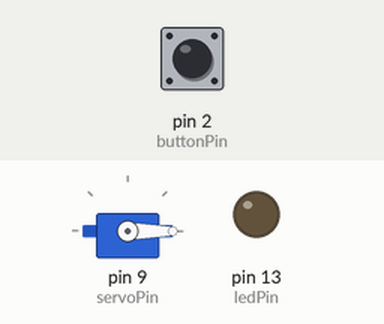
Recording of a sketch running on a simulated Arduino Uno, built with avr-gcc and run on an emulated ATmega328P. Parts: servo, output pins drawn as LEDs (lit = HIGH). The inputs (shaded band) are chosen by the test bench; at power-on: pin 2 (buttonPin) HIGH.

Above: at 1.2 s.
1.3 s: pin 2 (buttonPin) pulled LOW for 0.15 s
At 1.37 s:
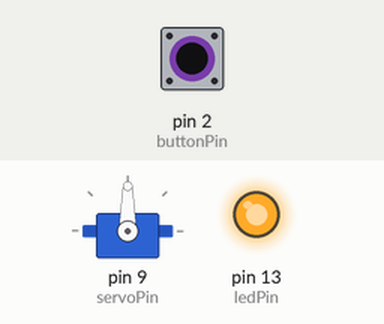
2.9 s: pin 2 (buttonPin) pulled LOW for 3.2 s
At 6.8 s:
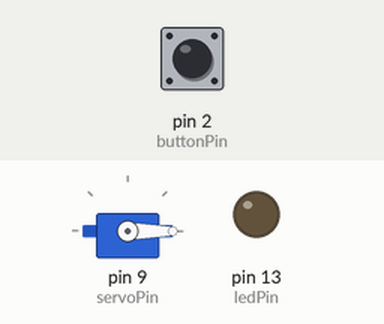
Timing chart, 0 to 8.3 s (numbered marks = the images above; inputs shaded):
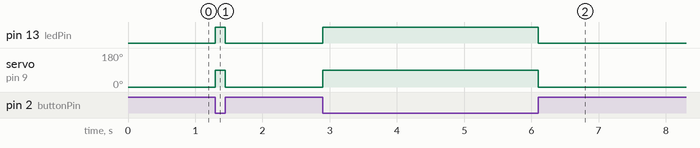

The sketch:

basic_button_press_PULLUP_STEAM_servo.ino
```cpp
#include <Servo.h> //--servo include


int buttonPin = 2;  // the pin number for button
int ledPin = 13; // LED on pin 13
int servoPin = 9; //--servo pin
Servo myServo;


void setup() {
  digitalWrite(buttonPin, LOW); //make sure pin is low
  pinMode(buttonPin, INPUT_PULLUP);//tell Arduino to use pullup resistor (will now be HIGH, it has been pulled up!)
  pinMode(ledPin, OUTPUT);
  myServo.attach(servoPin); //--setup pin for servo
}


void loop() {

  if (digitalRead(buttonPin) == LOW) { //the button now begins HIGH so when we press it it goes LOW
    digitalWrite(ledPin, HIGH);        //so when LOW we say "turn ON the light"
    myServo.write(90);  //--move servo 90 degrees
  }
  else {
    digitalWrite(ledPin, LOW);
    myServo.write(0); //--move servo back to zero
  }
}
```

Measured:
- after the input at 1.3 s, pin 13 (ledPin): LOW → HIGH at once, → LOW 0.15 s later; servo on pin 9 (servoPin): 0° → 90° at once, → 0° 0.15 s later
- after the input at 2.9 s, pin 13 (ledPin): LOW → HIGH at once, → LOW 3.2 s later; servo on pin 9 (servoPin): 0° → 90° at once, → 0° 3.2 s later
